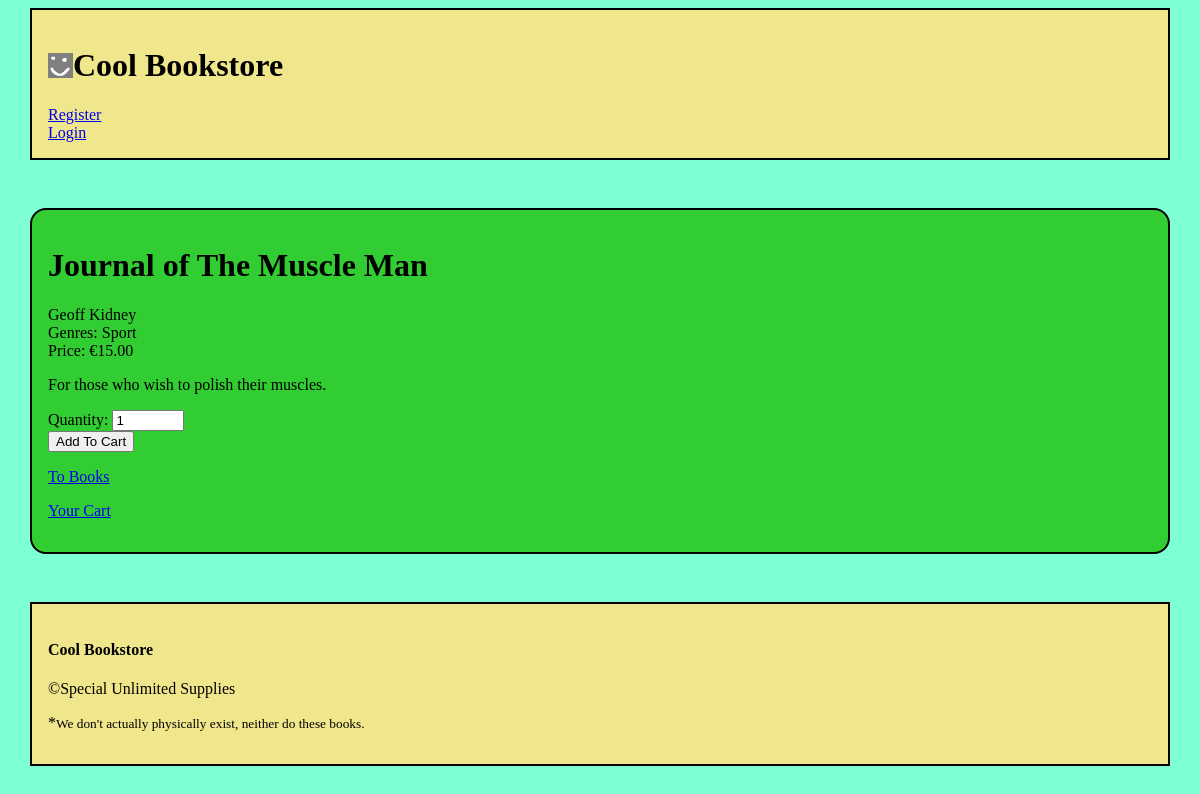
The page /book/2 on the database its author committed.
### tables this page shows
CREATE TABLE books

(   
    book_id INTEGER PRIMARY KEY AUTOINCREMENT,
    author_id INTEGER NOT NULL,
    title TEXT NOT NULL,
    price REAL NOT NULL,
    description TEXT
    
);

CREATE TABLE authors
--autoincrement creates a value for each entry in order of creation
(
    author_id INTEGER PRIMARY KEY AUTOINCREMENT,
    name TEXT NOT NULL
    
);

CREATE TABLE genres
(   
    book_id INTEGER NOT NULL,
    genre_name TEXT NOT NULL
);

### app.py (the view, shortened to what this page needs)
@app.route("/book/<int:book_id>", methods=["GET", "POST"])
def book(book_id):
    form=BookForm()
    db=get_db()
    quantity=1
    cart_quantity=None
    if 'cart' in session: #if book_id of current book exists
        if book_id in session["cart"]:
            cart_quantity=session["cart"][book_id]["quantity"] #cart_quantity value assigned book's quantity
    book=db.execute("""SELECT DISTINCT books.title, authors.name, books.price, books.description
                        FROM authors
                        JOIN books
                        JOIN genres
                        ON authors.author_id = books.author_id
                        AND genres.book_id = books.book_id
                        WHERE books.book_id = ?;""", (book_id,)).fetchone()
    genre=db.execute("""SELECT genres.genre_name
                        FROM books JOIN genres
                        ON books.book_id=genres.book_id
                        WHERE books.book_id = ?;""", (book_id,)).fetchall()
    genres = db.execute("""SELECT DISTINCT genre_name FROM genres
                                ORDER BY genre_name ASC;""").fetchall()
    form.edit_price.data = book["price"]
    return render_template("book.html", form=form, book=book, cart_quantity=cart_quantity, genre=genre, genres=genres, discount=discount())

### forms.py
class BookForm(FlaskForm):
    amount=IntegerField("Amount:", default=1, validators=[NumberRange(-100,100)])
    submit = SubmitField("Add To Cart")
    quantity=IntegerField("Quantity:", default=1, validators=[NumberRange(-100,100)])
    confirm= SubmitField("Confirm Changes")
    delete_entry=BooleanField("Delete Book from database?")
    edit_price=DecimalField("Edit Price:")

### app.py (called while the page is built, shortened)
@app.before_request
def load_logged_in_user():
    g.user = session.get("user_id", None)
    g.current_date = datetime.now().strftime("%Y-%m-%d")

def discount():
    discount = 1
    return discount

### database.py (called while the page is built)
def get_db():
    if "db" not in g:
        g.db = sqlite3.connect(DATABASE,
            detect_types=sqlite3.PARSE_DECLTYPES
        )
        g.db.row_factory = sqlite3.Row
    return g.db

### templates/book.html (shortened to what this page needs)
{% extends "base.html" %}
{% block main_content %}
<form action="" method="POST" novalidate>
    <ul>
        <li>
            <h1>{{ book["title"]}}</h1>
        </li>
        <li>
            {{ book["name"] }}
        </li>
        <li>Genres:
            {% for tag in genre %}
                {{ tag["genre_name"] }}
            {% endfor %}
        </li>
        <li>Price: &euro;{{ "%.2f" % (book["price"]*discount) }}</li>
    </ul>
    <p>{{ book["description"] }}</p>
    {% if session["admin"] %}
        <section>
            {{render_field(form.edit_price)}}
            <br/>
            {{ form.delete_entry.label }}
            {{ form.delete_entry() }}
            <br/>
            {{ form.confirm() }}
        </section>
    {% else %}
        <section>
            <p>
                {{render_field(form.quantity)}}
                <br/>
                {{ form.submit() }}
            </p>
        </section>
    {% endif %}
    <p>
        <a href="{{url_for('books')}}">To Books</a>
    </p>
    {% if not session["admin"] %}
        <p>
            <a href="{{url_for('cart')}}">Your Cart</a>
        </p>
    {% endif %}
</form>
{% endblock %}

### static/styles.css (style rules this page uses)
:root { background-color: aquamarine; --base-border-color: black; --base-bg-color: khaki; --base-bg-color-2: limegreen; }
body { width: 95%; margin: 0.5em auto; }
ul { list-style-type: none; padding: 0; margin: 0; }
@media screen and (min-width: 480px) { body { display: grid; grid-template-columns: 1fr; grid-template-areas: 'top' 'mid' 'bottom' ; row-gap: 3em; } }

### rows shown on the page
books: title "Journal of The Muscle Man", description "For those who wish to polish their muscles."
authors: name "Geoff Kidney"
genres: genre_name "Sport"

### other values the page prints
{{ "%.2f" % (book["price"]*discount) }} "15.00"
{{ field.label }} "Quantity:"
